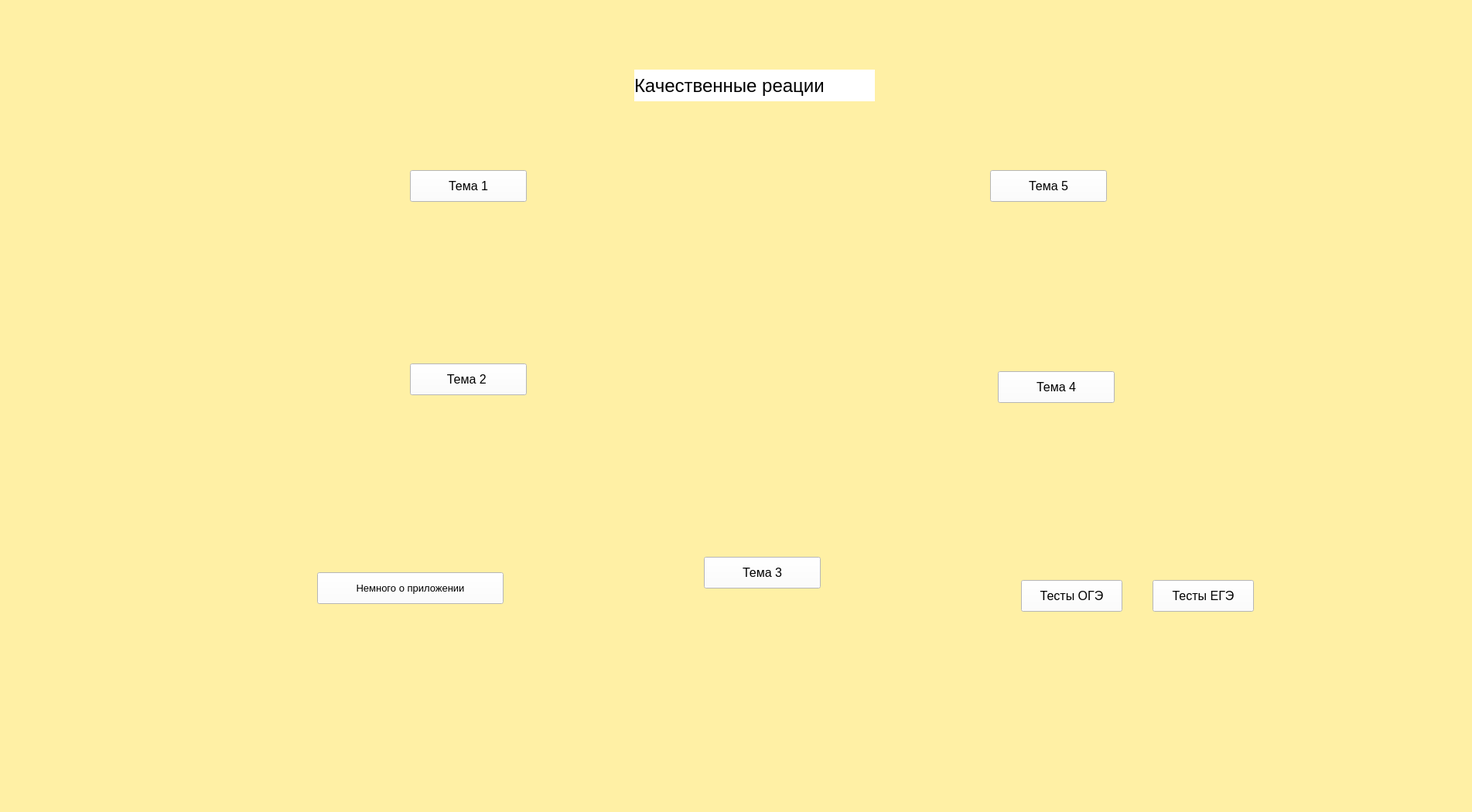
<?xml version="1.0" encoding="UTF-8"?>
<ui version="4.0">
 <class>MainWindow</class>
 <widget class="QMainWindow" name="MainWindow">
  <property name="geometry">
   <rect>
    <x>0</x>
    <y>0</y>
    <width>1903</width>
    <height>1050</height>
   </rect>
  </property>
  <property name="minimumSize">
   <size>
    <width>1903</width>
    <height>1050</height>
   </size>
  </property>
  <property name="maximumSize">
   <size>
    <width>1903</width>
    <height>1050</height>
   </size>
  </property>
  <property name="font">
   <font>
    <pointsize>12</pointsize>
   </font>
  </property>
  <property name="windowTitle">
   <string>MainWindow</string>
  </property>
  <property name="styleSheet">
   <string notr="true">background-color: rgb(0, 255, 0);
color: rgb(240, 255, 165);
background-color: rgb(207, 255, 189);
color: rgb(234, 255, 187);
color: rgb(255, 241, 205);
color: rgb(255, 0, 4);
color: rgb(255, 255, 255);
background-color: rgb(255, 255, 255);
background-color: rgb(255, 240, 165);</string>
  </property>
  <widget class="QWidget" name="centralwidget">
   <widget class="QPushButton" name="btn1">
    <property name="geometry">
     <rect>
      <x>530</x>
      <y>220</y>
      <width>151</width>
      <height>41</height>
     </rect>
    </property>
    <property name="font">
     <font>
      <pointsize>12</pointsize>
     </font>
    </property>
    <property name="styleSheet">
     <string notr="true">color: rgb(255, 255, 255);
color: rgb(255, 0, 4);
color: rgb(255, 0, 4);
color: rgb(255, 0, 4);
color: rgb(255, 0, 4);
background-color: rgb(255, 255, 255);
color: rgb(0, 0, 0);</string>
    </property>
    <property name="text">
     <string>Тема 1</string>
    </property>
   </widget>
   <widget class="QPushButton" name="btn2">
    <property name="geometry">
     <rect>
      <x>530</x>
      <y>470</y>
      <width>151</width>
      <height>41</height>
     </rect>
    </property>
    <property name="font">
     <font>
      <pointsize>12</pointsize>
     </font>
    </property>
    <property name="styleSheet">
     <string notr="true">color: rgb(255, 255, 255);
color: rgb(255, 0, 4);
color: rgb(255, 0, 4);
color: rgb(255, 0, 4);
color: rgb(255, 0, 4);
background-color: rgb(255, 255, 255);
color: rgb(0, 0, 0);</string>
    </property>
    <property name="text">
     <string>Тема 2 </string>
    </property>
   </widget>
   <widget class="QPushButton" name="btn3">
    <property name="geometry">
     <rect>
      <x>910</x>
      <y>720</y>
      <width>151</width>
      <height>41</height>
     </rect>
    </property>
    <property name="font">
     <font>
      <pointsize>12</pointsize>
     </font>
    </property>
    <property name="styleSheet">
     <string notr="true">color: rgb(255, 255, 255);
color: rgb(255, 0, 4);
color: rgb(255, 0, 4);
color: rgb(255, 0, 4);
color: rgb(255, 0, 4);
background-color: rgb(255, 255, 255);
color: rgb(0, 0, 0);</string>
    </property>
    <property name="text">
     <string>Тема 3</string>
    </property>
   </widget>
   <widget class="QPushButton" name="btn5">
    <property name="geometry">
     <rect>
      <x>1280</x>
      <y>220</y>
      <width>151</width>
      <height>41</height>
     </rect>
    </property>
    <property name="font">
     <font>
      <pointsize>12</pointsize>
     </font>
    </property>
    <property name="styleSheet">
     <string notr="true">color: rgb(255, 255, 255);
color: rgb(255, 0, 4);
color: rgb(255, 0, 4);
color: rgb(255, 0, 4);
color: rgb(255, 0, 4);
background-color: rgb(255, 255, 255);
color: rgb(0, 0, 0);</string>
    </property>
    <property name="text">
     <string>Тема 5</string>
    </property>
   </widget>
   <widget class="QPushButton" name="btn1_ab">
    <property name="geometry">
     <rect>
      <x>410</x>
      <y>740</y>
      <width>241</width>
      <height>41</height>
     </rect>
    </property>
    <property name="font">
     <font>
      <pointsize>10</pointsize>
     </font>
    </property>
    <property name="styleSheet">
     <string notr="true">color: rgb(255, 255, 255);
color: rgb(255, 0, 4);
color: rgb(255, 0, 4);
color: rgb(255, 0, 4);
color: rgb(255, 0, 4);
background-color: rgb(255, 255, 255);
color: rgb(0, 0, 0);</string>
    </property>
    <property name="text">
     <string>Немного о приложении</string>
    </property>
   </widget>
   <widget class="QLabel" name="label">
    <property name="geometry">
     <rect>
      <x>820</x>
      <y>90</y>
      <width>311</width>
      <height>41</height>
     </rect>
    </property>
    <property name="font">
     <font>
      <pointsize>18</pointsize>
     </font>
    </property>
    <property name="styleSheet">
     <string notr="true">color: rgb(255, 255, 255);
color: rgb(255, 0, 4);
color: rgb(255, 0, 4);
color: rgb(255, 0, 4);
color: rgb(255, 0, 4);
background-color: rgb(255, 255, 255);
color: rgb(0, 0, 0);</string>
    </property>
    <property name="text">
     <string>Качественные реации</string>
    </property>
   </widget>
   <widget class="QPushButton" name="btn_to">
    <property name="geometry">
     <rect>
      <x>1320</x>
      <y>750</y>
      <width>131</width>
      <height>41</height>
     </rect>
    </property>
    <property name="font">
     <font>
      <pointsize>12</pointsize>
     </font>
    </property>
    <property name="styleSheet">
     <string notr="true">color: rgb(255, 255, 255);
color: rgb(255, 0, 4);
color: rgb(255, 0, 4);
color: rgb(255, 0, 4);
color: rgb(255, 0, 4);
background-color: rgb(255, 255, 255);
color: rgb(0, 0, 0);</string>
    </property>
    <property name="text">
     <string>Тесты ОГЭ</string>
    </property>
   </widget>
   <widget class="QPushButton" name="btn_te">
    <property name="geometry">
     <rect>
      <x>1490</x>
      <y>750</y>
      <width>131</width>
      <height>41</height>
     </rect>
    </property>
    <property name="font">
     <font>
      <pointsize>12</pointsize>
     </font>
    </property>
    <property name="styleSheet">
     <string notr="true">color: rgb(255, 255, 255);
color: rgb(255, 0, 4);
color: rgb(255, 0, 4);
color: rgb(255, 0, 4);
color: rgb(255, 0, 4);
background-color: rgb(255, 255, 255);
color: rgb(0, 0, 0);</string>
    </property>
    <property name="text">
     <string>Тесты ЕГЭ</string>
    </property>
   </widget>
   <widget class="QPushButton" name="btn4">
    <property name="geometry">
     <rect>
      <x>1290</x>
      <y>480</y>
      <width>151</width>
      <height>41</height>
     </rect>
    </property>
    <property name="font">
     <font>
      <pointsize>12</pointsize>
     </font>
    </property>
    <property name="styleSheet">
     <string notr="true">color: rgb(255, 255, 255);
color: rgb(255, 0, 4);
color: rgb(255, 0, 4);
color: rgb(255, 0, 4);
color: rgb(255, 0, 4);
background-color: rgb(255, 255, 255);
color: rgb(0, 0, 0);</string>
    </property>
    <property name="text">
     <string>Тема 4</string>
    </property>
   </widget>
   <widget class="QLabel" name="label_2">
    <property name="geometry">
     <rect>
      <x>720</x>
      <y>180</y>
      <width>501</width>
      <height>511</height>
     </rect>
    </property>
    <property name="text">
     <string/>
    </property>
    <property name="pixmap">
     <pixmap>../../Users/Lenovo/Downloads/project_image2.jpg</pixmap>
    </property>
   </widget>
  </widget>
  <widget class="QStatusBar" name="statusbar"/>
 </widget>
 <resources/>
 <connections/>
</ui>
